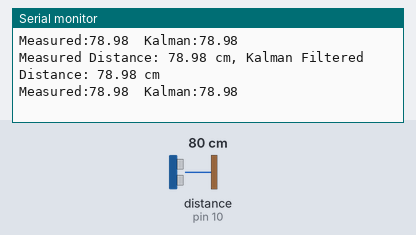
Simulated run of this sketch. Board: Arduino Uno, built with avr-gcc and run on an emulated ATmega328P. Shown: the last lines printed to the serial monitor. Wiring (inferred from the names in the program): ultrasonic range finder: trigger pin 9; echo pin 10. The test bench sets the inputs (shaded band); at power-on: distance to the obstacle (sensor on pin 10) 80 cm. The echo pulse lasts 58.3 µs per cm.

Above: at 1.2 s.
1.3 s: distance to the obstacle (sensor on pin 10) set to 2 cm
At 1.42 s:
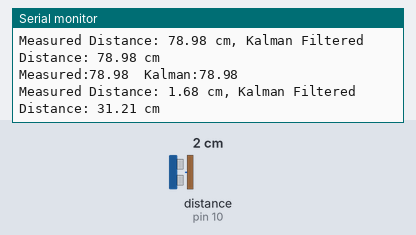
4.3 s: distance to the obstacle (sensor on pin 10) set to 60 cm
At 4.34 s:
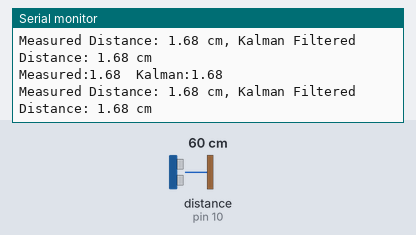
7.3 s: distance to the obstacle (sensor on pin 10) set to 4 cm
At 7.42 s:
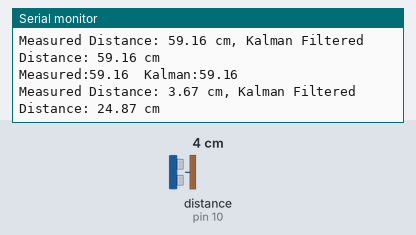
10.3 s: distance to the obstacle (sensor on pin 10) set to 120 cm
At 10.41 s:
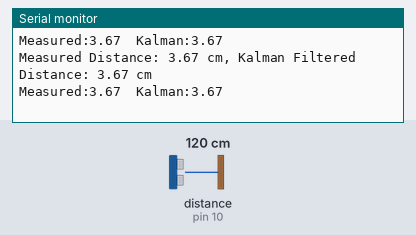
13.3 s: distance to the obstacle (sensor on pin 10) set to 18 cm
At 13.31 s:
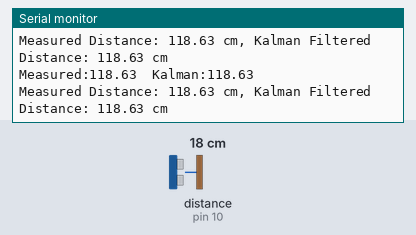
16.3 s: distance to the obstacle (sensor on pin 10) set to 9 cm
At 16.35 s:
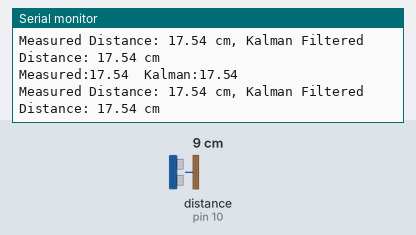
Timing chart, 0 to 19.3 s (numbered marks = the images above; inputs shaded):
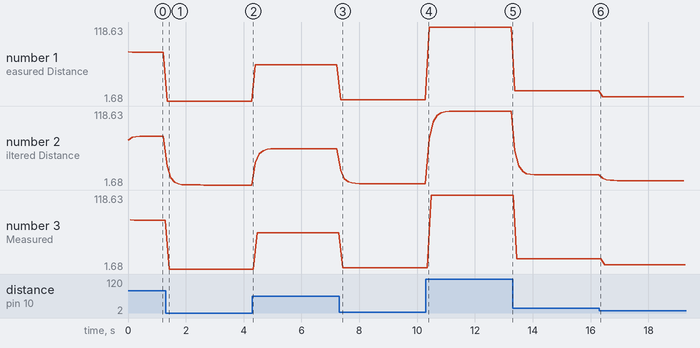

Measured:
- after the input at 1.3 s, the serial monitor: prints a new line after 0.06 s (image 1)
- after the input at 7.3 s, the serial monitor: prints a new line after 0.06 s (image 3)
- plotted number 1: 78.98 → 1.68 after the input at 1.3 s, 1.68 → 59.16 after the input at 4.3 s, 59.16 → 3.67 after the input at 7.3 s, 3.67 → 118.63 after the input at 10.3 s, 118.63 → 17.54 after the input at 13.3 s
- plotted number 2: 78.98 → 1.68 after the input at 1.3 s, 1.68 → 59.16 after the input at 4.3 s, 59.16 → 3.67 after the input at 7.3 s, 3.67 → 118.63 after the input at 10.3 s, 118.63 → 17.54 after the input at 13.3 s
- plotted number 3: 78.98 → 1.68 after the input at 1.3 s, 1.68 → 59.16 after the input at 4.3 s, 59.16 → 3.67 after the input at 7.3 s, 3.67 → 118.63 after the input at 10.3 s, 118.63 → 17.54 after the input at 13.3 s

The sketch:

ULTRASONIC_KALMAN.ino
```cpp
// Pins for ultrasonic sensor
const int trigPin = 9;
const int echoPin = 10;

// Kalman filter variables
float Q = 0.1;  // Process noise covariance
float R = 0.1;  // Measurement noise covariance
float x_est_last = 0;  // Last estimate
float P_last = 1;      // Last error covariance

float K;  // Kalman gain
float P;  // Current error covariance
float x_est;  // Current estimate
float P_temp;
float z_measured;  // Measured distance
float y;  // Innovation (measurement - prediction)

long duration;
float distance;

void setup() {
  // Initialize serial communication
  Serial.begin(9600);

  // Setup pins
  pinMode(trigPin, OUTPUT);
  pinMode(echoPin, INPUT);
}

void loop() {
  // Trigger ultrasonic sensor
  digitalWrite(trigPin, LOW);
  delayMicroseconds(2);
  digitalWrite(trigPin, HIGH);
  delayMicroseconds(10);
  digitalWrite(trigPin, LOW);

  // Read echo time and convert to distance
  duration = pulseIn(echoPin, HIGH);
  distance = duration * 0.034 / 2;  // Speed of sound: 343 m/s, divide by 2 for round trip

  // Measured distance
  z_measured = distance;

  // Prediction update
  x_est = x_est_last;
  P = P_last + Q;

  // Measurement update
  K = P / (P + R);  // Kalman gain
  x_est = x_est + K * (z_measured - x_est);  // Update estimate with measurement
  P = (1 - K) * P;  // Update error covariance

  // Save last estimate and error covariance
  x_est_last = x_est;
  P_last = P;

  // Print results for Serial Plotter
  Serial.print("Measured Distance: ");
  Serial.print(z_measured);
  Serial.print(" cm, Kalman Filtered Distance: ");
  Serial.print(x_est);
  Serial.println(" cm");

  // Output for Serial Plotter
  Serial.print("Measured:");
  Serial.print(z_measured);
  Serial.print("\tKalman:");
  Serial.println(x_est);

  delay(100);  // Delay for stability
}
```
